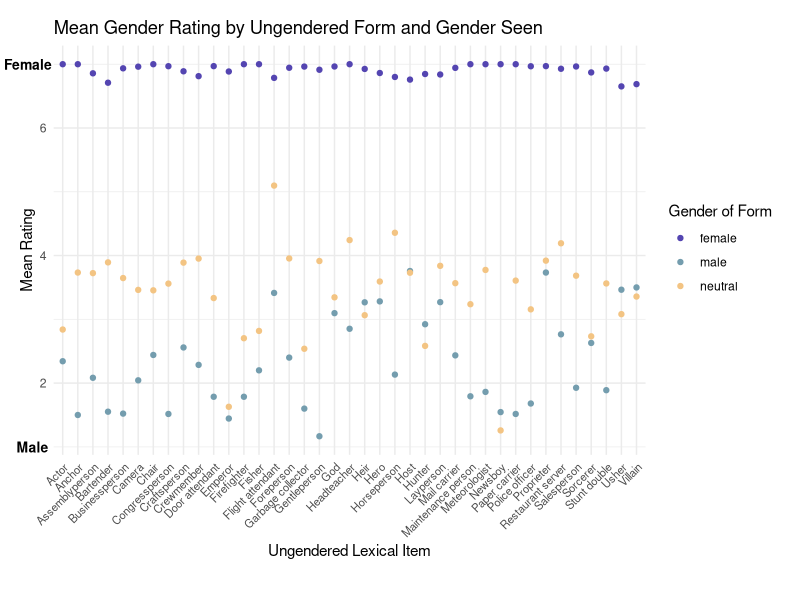
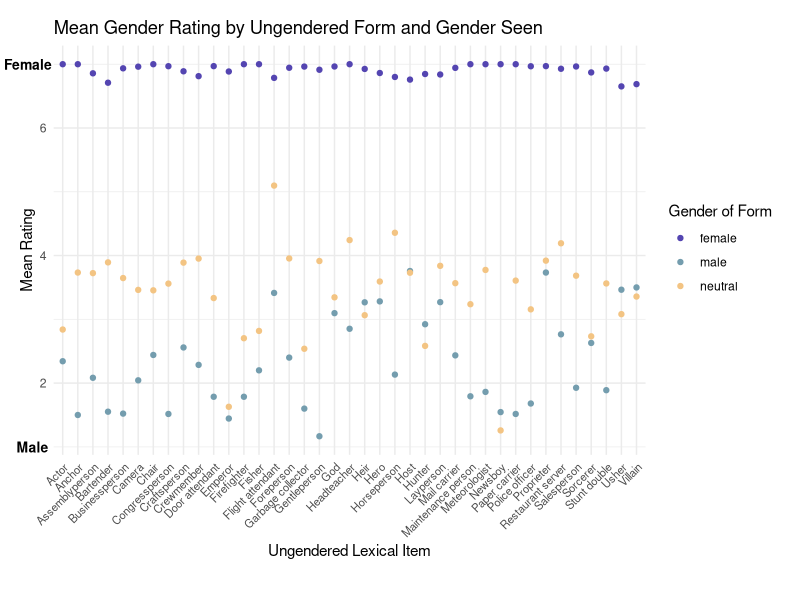

Generate these figures, in order, with R: (Note: this script raises an error after producing the figures.)
## ---- chunk 1
library(ggplot2)
library(dplyr)
library(data.table)
library(formattable)
library(grid)
## ---- chunk 2
trials <- read.csv("gender_titles-merged.csv")
## ---- chunk 3
real_trials <- trials %>%
  filter(id!="example1") %>% 
  filter(workerid!=76)
## ---- chunk 4
final_trials_ugly <- real_trials %>%
  mutate(new_response = ifelse(scale=="FM"&response==1,7,ifelse(scale=="FM"&response==2,6,ifelse(scale=="FM"&response==3,5, ifelse(scale=="FM"&response==5,3, ifelse(scale=="FM"&response==6,2, ifelse(scale=="FM"&response==7,1,ifelse(scale=="FM"&response==4,4,response))))))))
## ---- chunk 5
trials_final <- real_trials %>% 
  mutate(equalized_response = ifelse(scale=="FM",8-response,response))
## ---- chunk 6
trials_final %>% 
  filter(gender=="female") %>% 
  group_by(workerid) %>%
  summarize(female_mean = mean(equalized_response)) %>%
  unique() %>% 
  mutate(exclusion = female_mean < mean(female_mean) - 2*sd(female_mean)) %>%
  filter(exclusion==TRUE)
## ---- chunk 7
usable_trials <- trials_final %>%
  filter(workerid!=17 & workerid!=35 & workerid!=54 & workerid!=57 & workerid!=68 & workerid!=69 & workerid!=72 & workerid!=86 & workerid!=89 & workerid != 107 & workerid != 111) %>%
  mutate(orthog = ifelse(orthog=="sroceress","sorceress",orthog)) %>%
  mutate(id = ifelse(id=="Stunt_double","Stunt double",id)) %>%
  mutate(id = ifelse(id=="Restaurant_server","Restaurant server",id)) %>%
  mutate(id = ifelse(id=="Police_officer","Police officer",id)) %>%
  mutate(id = ifelse(id=="Door_attendant","Door attendant",id)) %>%
  mutate(id = ifelse(id=="Flight_attendant","Flight attendant",id)) %>%
  mutate(id = ifelse(id=="Garbage_Collector","Garbage collector",id)) %>%
  mutate(id = ifelse(id=="Mail_Carrier","Mail carrier",id)) %>%
  mutate(id = ifelse(id=="Maintenance_Person","Maintenance person",id)) %>%
  mutate(id = ifelse(id=="Paper_carrier","Paper carrier",id))
## ---- chunk 8
inauguration_2021 = c("#5445b1", "#749dae", "#f3c483", "#5c1a33", "#cd3341","#f7dc6a")
## ---- chunk 9
underlying <- usable_trials %>%
  group_by(id,gender,orthog) %>%
  summarise(indi_mean = mean(equalized_response), trial_count=n())
## ---- chunk 10
text_high <- textGrob("Female", gp=gpar(fontsize=10, fontface="bold"))
text_low <- textGrob("Male", gp=gpar(fontsize=10, fontface="bold"))
## ---- chunk 11
ggplot(underlying, aes(x=id, y=indi_mean, color=gender)) + 
  geom_point() + 
  theme_minimal() + 
  theme(axis.text.x = element_text(angle=45, hjust=1, size=8)) + 
  labs(x="Ungendered Lexical Item", y="Mean Rating", color = "Gender of Form", title="Mean Gender Rating by Ungendered Form and Gender Seen") + 
  scale_color_manual(values = inauguration_2021) + 
  theme(plot.margin = unit(c(1,1,2,1), "lines")) +
  annotation_custom(text_high,xmin=-1.3,xmax=-1.3,ymin=7,ymax=7) + 
  annotation_custom(text_low,xmin=-1,xmax=-1,ymin=1,ymax=1) + 
  coord_cartesian(clip = "off")
## ---- chunk 12
ggsave(height=4,width=7,path="/Users/branpap/Desktop/gender_processing/talks_and_papers/qp_paper",filename="norming_values.png")
## ---- chunk 13
collapsed_means <- usable_trials %>%
  group_by(orthog) %>%
  summarize(mean(equalized_response)) %>%
  rename(
    'Orthographic Form' = "orthog",
    'Mean Gender Value' = "mean(equalized_response)"
  )
## ---- chunk 14
custom_pink = "#FFB6C1"
custom_blue = "#ADD8E6"
## ---- chunk 15
collapsed_means %>%
  formattable(align= c('l','r'),
            list('orthog' = formatter("span", style = ~style(color = "grey", font.weight="bold")),
            "Mean Gender Value" = color_tile(custom_blue, custom_pink)))
## ---- chunk 16
morphological_means <- usable_trials %>%
  group_by(gendered_morph,gender) %>% 
  summarize(morph_mean = mean(equalized_response), trial_sum = n())
## ---- chunk 17
ggplot(morphological_means, aes(x=gendered_morph, y=morph_mean, color=gender, size=trial_sum)) + 
  geom_point() + 
  theme_minimal() + 
  labs(x="Gender Marking Processes", y="Mean Rating", size="Number of Observations", color="Gender") + 
  scale_x_discrete(labels=c("Boy/Girl Compound","Other Gender Compound","Man/Woman Compound","Suffix")) + 
  theme(axis.text.x = element_text(angle=15))
## ---- chunk 18
neutral_means <- usable_trials %>%
  group_by(neutral_morh,gender) %>% 
  summarize(neutral_mean = mean(equalized_response), trial_sum = n())
## ---- chunk 19
ggplot(neutral_means, aes(x=neutral_morh, y=neutral_mean, color=gender, size=trial_sum)) + 
  geom_point() + 
  theme_minimal() + 
  labs(title="Mean Gender Evaluation by Neutral-Form Derivation Process", x="Neutral Formation Process", y="Mean Rating", size="Number of Observations", color="Gender") + 
  scale_color_manual(values=inauguration_2021) + 
  scale_x_discrete(labels=c("Clipping", "Male Adoption", "Neutral Compound", "Person Compound", "Suppletion")) + 
  theme(axis.text.x = element_text(angle=15)) + 
  theme(plot.margin = unit(c(1,1,2,1), "lines")) +
  annotation_custom(text_high,xmin=.3,xmax=0.3,ymin=6.6,ymax=6.6) + 
  annotation_custom(text_low,xmin=.3,xmax=.3,ymin=2.4,ymax=2.4) + 
  coord_cartesian(clip = "off")
## ---- chunk 20
ggsave(height=4,width=7,path="/Users/branpap/Desktop/gender_processing/talks_and_papers/qp_paper",filename="norming_deriv.png")
## ---- chunk 21
mean(underlying$trial_count)
## ---- chunk 22
summary(trials)
